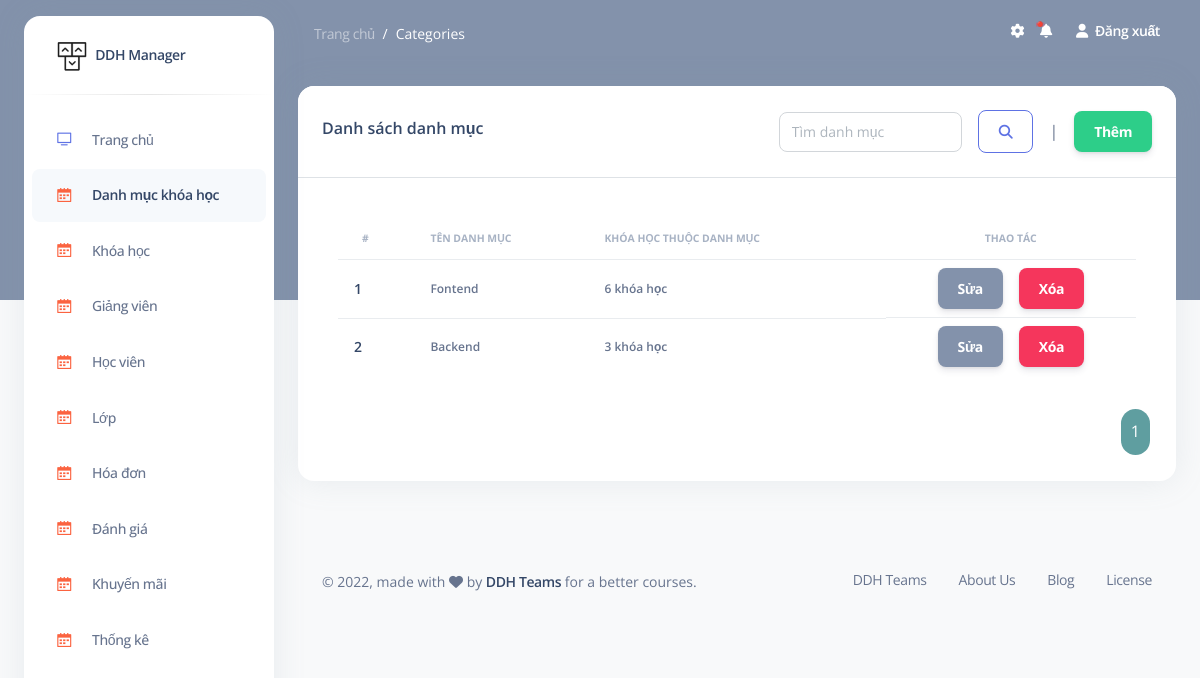
Page /admin/categories (signed in) on the committed database.
### tables this page shows
CREATE TABLE `categories` (
                              `id` int NOT NULL,
                              `name_category` varchar(255) DEFAULT NULL
);

### models/process_db.php (called while the page is built, shortened)
<?php
    function connect(){
        $conn = null;
        try {
            $conn = new PDO("mysql:host=".DB_HOST.";dbname=".DB_NAME."", DB_USER, DB_PASS);
            $conn->setAttribute(PDO::ATTR_ERRMODE, PDO::ERRMODE_EXCEPTION);
        }catch(PDOException $e){
            echo "Connection failed: " . $e->getMessage();
        }
        return $conn;
    }
    function query($sql){
        $sql_args = array_slice(func_get_args(), 1);
        try {
            $stmt = connect()->prepare($sql);
            $stmt->execute($sql_args);
            $rows = $stmt->fetchAll();
            return $rows;
        } catch (PDOException $e) {
            throw $e;
        }
    }
    function query_one($sql){
        $sql_args = array_slice(func_get_args(), 1);
        try {
            $stmt = connect()->prepare($sql);
            $stmt->execute($sql_args);
            $row = $stmt->fetch(PDO::FETCH_ASSOC);
            return $row;
        } catch (PDOException $e) {
            throw $e;
        }
    }
    function query_value($sql){
        $sql_args = array_slice(func_get_args(), 1);
        try {
            $stmt = connect()->prepare($sql);
            $stmt->execute($sql_args);
            $row = $stmt->fetch(PDO::FETCH_ASSOC);
            return array_values($row)[0];
        } catch (PDOException $e) {
            throw $e;
        }
    }
?>

### models/admin/courses.php (called while the page is built, shortened)
<?php
    function count_course_with_cate($id){
        $sql = "
        SELECT COUNT(*) FROM courses
        INNER JOIN categories ON categories.id = courses.id_category
        WHERE categories.id = ?
        ";
        return query_value($sql,$id);
    }
?>

### views/admin/categories/read.php (the view, shortened to what this page needs)
<section class="container-fluid py-4">
    <div class="row">
        <div class="col-12">
            <div class="card mb-4">
                <div class="card-header border-bottom ">
                    <div class="d-flex justify-content-between align-items-center">
                        <h6>Danh sách danh mục</h6>
                        <div class="d-flex justify-content-between align-items-center">
                            <form action="<?= CATEGORIES ?>" class="d-flex justify-content-center align-items-center">
                                <input type="search" name="s" class="form-control" placeholder="Tìm danh mục" value="<?= isset($_GET['s']) ? $_GET['s'] : "" ?>">
                                <?php
                                if(isset($_GET['s'])){
                                    echo '&emsp;<a class="btn btn-outline-primary" href="'.CATEGORIES.'">X</a>';
                                }else {
                                    echo '&emsp;<button class="btn btn-outline-primary"><i class="fa-solid fa-magnifying-glass"></i></button>';
                                }
                                ?>
                            </form>
                            &emsp;|&emsp;
                            <a class="btn btn-success m-0" href="<?= CATEGORIES ?>/create">Thêm</a>
                        </div>
                    </div>
                </div>
                <div class="card-body ">
                    <div class="table-responsive p-3">
                        <table class="table align-items-center " id="examplee">
                            <thead>
                                <tr>
                                    <th class="text-uppercase text-secondary text-xxs font-weight-bolder opacity-7">#</th>
                                    <th class="text-uppercase text-secondary text-xxs font-weight-bolder opacity-7 ps-2">Tên danh mục</th>
                                    <th class="text-uppercase text-secondary text-xxs font-weight-bolder opacity-7 ps-2">Khóa học thuộc danh mục</th>
                                    <th class="text-center text-uppercase text-secondary text-xxs font-weight-bolder opacity-7">Thao tác</th>
                                </tr>
                            </thead>
                            <tbody>
                                <?php if(!empty($read_category)){ ?>
                                    <?php $i = 0; foreach ($read_category as $keys => $values): $i++?>
                                    <tr>
                                        <td>
                                            <div class="d-flex px-2 py-1">
                                                <div class="d-flex flex-column justify-content-center">
                                                    <h6 class="mb-0 text-sm"><?= $i ?></h6>
                                                </div>
                                            </div>
                                        </td>
                                        <td><p class="text-xs font-weight-bold mb-0"><?= $values['name_category'] ?></p></td>
                                        <td><p class="text-xs font-weight-bold mb-0"><?= count_course_with_cate($values['id']) ?> khóa học</p></td>
                                        <td class="align-middle text-center d-flex justify-content-center align-items-center">
                                            <span class="text-secondary text-xs font-weight-bold"><a class="btn btn-secondary m-0" href="<?= CATEGORIES ?>/update/<?= $values['id'] ?>">Sửa</a></span>&emsp;
                                            <span class="text-secondary text-xs font-weight-bold">
                                                <?php if(count_course_with_cate($values['id']) > 0){ ?>
                                                    <button onclick="showSuccessToast('Cảnh báo', 'Không thể xóa danh mục', 'error')" class="btn btn-danger">Xóa</button>
                                                <?php } ?>
                                            </span>
                                        </td>
                                    </tr>
                                    <?php endforeach; ?>
                                <?php } ?>
                            </tbody>
                        </table>
                    </div>
                    <div class="paginationn">
                    </div>
                </div>
            </div>
        </div>
    </div>
</section>

### admin.php (style rules this page uses)
.btn { margin-bottom: 0 !important; }

### views/admin/categories/read.php (style rules this page uses)
.paginationn { display: flex; justify-content: flex-end; align-items: center; }

### rows in the picture
categories: name_category "Fontend", id "6"
categories: name_category "Backend", id "3"

### other values in the picture
$_GET['module'] "Categories"
